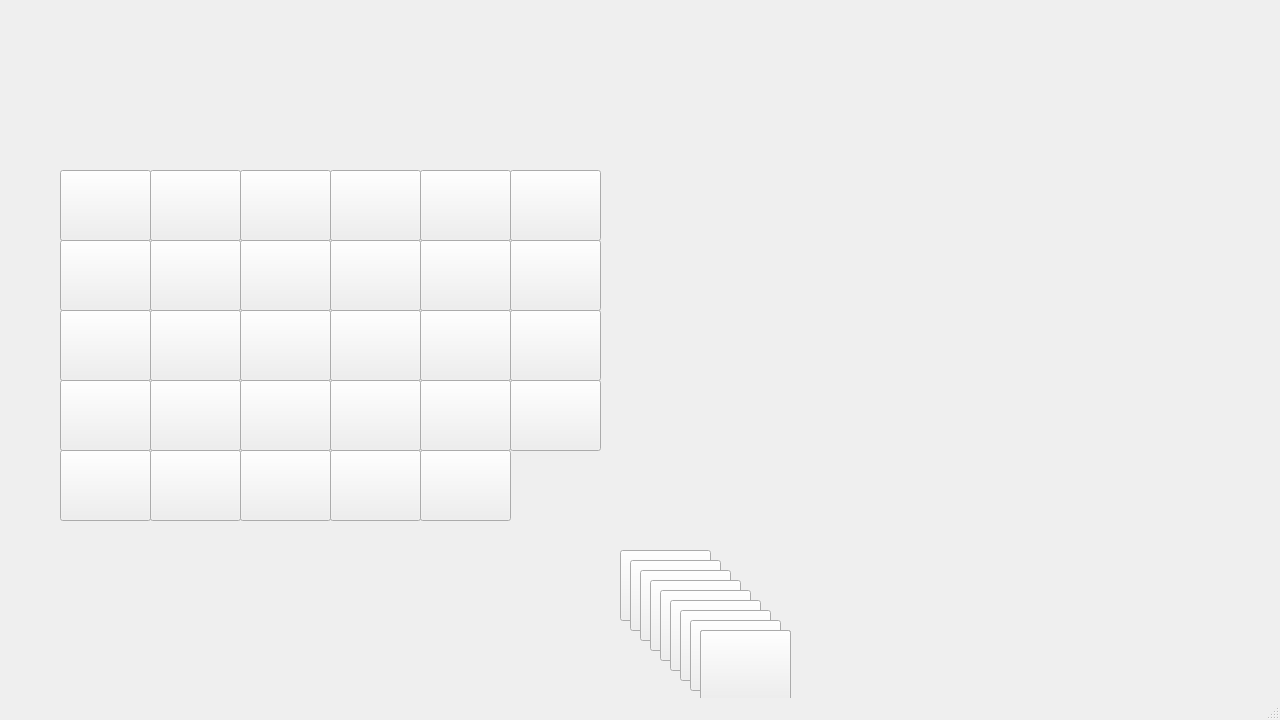
<?xml version="1.0" encoding="UTF-8"?>
<ui version="4.0">
 <class>MainWindow</class>
 <widget class="QMainWindow" name="MainWindow">
  <property name="geometry">
   <rect>
    <x>0</x>
    <y>0</y>
    <width>1280</width>
    <height>720</height>
   </rect>
  </property>
  <property name="sizePolicy">
   <sizepolicy hsizetype="Fixed" vsizetype="Fixed">
    <horstretch>0</horstretch>
    <verstretch>0</verstretch>
   </sizepolicy>
  </property>
  <property name="minimumSize">
   <size>
    <width>1280</width>
    <height>720</height>
   </size>
  </property>
  <property name="maximumSize">
   <size>
    <width>1280</width>
    <height>720</height>
   </size>
  </property>
  <property name="windowTitle">
   <string>生成器</string>
  </property>
  <widget class="QWidget" name="centralwidget">
   <widget class="QPushButton" name="pushButton_01">
    <property name="geometry">
     <rect>
      <x>60</x>
      <y>170</y>
      <width>91</width>
      <height>71</height>
     </rect>
    </property>
    <property name="text">
     <string/>
    </property>
   </widget>
   <widget class="QPushButton" name="pushButton_02">
    <property name="geometry">
     <rect>
      <x>150</x>
      <y>170</y>
      <width>91</width>
      <height>71</height>
     </rect>
    </property>
    <property name="text">
     <string/>
    </property>
   </widget>
   <widget class="QPushButton" name="pushButton_03">
    <property name="geometry">
     <rect>
      <x>240</x>
      <y>170</y>
      <width>91</width>
      <height>71</height>
     </rect>
    </property>
    <property name="text">
     <string/>
    </property>
   </widget>
   <widget class="QPushButton" name="pushButton_04">
    <property name="geometry">
     <rect>
      <x>330</x>
      <y>170</y>
      <width>91</width>
      <height>71</height>
     </rect>
    </property>
    <property name="text">
     <string/>
    </property>
   </widget>
   <widget class="QPushButton" name="pushButton_05">
    <property name="geometry">
     <rect>
      <x>420</x>
      <y>170</y>
      <width>91</width>
      <height>71</height>
     </rect>
    </property>
    <property name="text">
     <string/>
    </property>
   </widget>
   <widget class="QPushButton" name="pushButton_06">
    <property name="geometry">
     <rect>
      <x>510</x>
      <y>170</y>
      <width>91</width>
      <height>71</height>
     </rect>
    </property>
    <property name="text">
     <string/>
    </property>
   </widget>
   <widget class="QPushButton" name="pushButton_07">
    <property name="geometry">
     <rect>
      <x>60</x>
      <y>240</y>
      <width>91</width>
      <height>71</height>
     </rect>
    </property>
    <property name="text">
     <string/>
    </property>
   </widget>
   <widget class="QPushButton" name="pushButton_08">
    <property name="geometry">
     <rect>
      <x>150</x>
      <y>240</y>
      <width>91</width>
      <height>71</height>
     </rect>
    </property>
    <property name="text">
     <string/>
    </property>
   </widget>
   <widget class="QPushButton" name="pushButton_09">
    <property name="geometry">
     <rect>
      <x>240</x>
      <y>240</y>
      <width>91</width>
      <height>71</height>
     </rect>
    </property>
    <property name="text">
     <string/>
    </property>
   </widget>
   <widget class="QPushButton" name="pushButton_10">
    <property name="geometry">
     <rect>
      <x>330</x>
      <y>240</y>
      <width>91</width>
      <height>71</height>
     </rect>
    </property>
    <property name="text">
     <string/>
    </property>
   </widget>
   <widget class="QPushButton" name="pushButton_11">
    <property name="geometry">
     <rect>
      <x>420</x>
      <y>240</y>
      <width>91</width>
      <height>71</height>
     </rect>
    </property>
    <property name="text">
     <string/>
    </property>
   </widget>
   <widget class="QPushButton" name="pushButton_12">
    <property name="geometry">
     <rect>
      <x>510</x>
      <y>240</y>
      <width>91</width>
      <height>71</height>
     </rect>
    </property>
    <property name="text">
     <string/>
    </property>
   </widget>
   <widget class="QPushButton" name="pushButton_13">
    <property name="geometry">
     <rect>
      <x>60</x>
      <y>310</y>
      <width>91</width>
      <height>71</height>
     </rect>
    </property>
    <property name="text">
     <string/>
    </property>
   </widget>
   <widget class="QPushButton" name="pushButton_14">
    <property name="geometry">
     <rect>
      <x>150</x>
      <y>310</y>
      <width>91</width>
      <height>71</height>
     </rect>
    </property>
    <property name="text">
     <string/>
    </property>
   </widget>
   <widget class="QPushButton" name="pushButton_15">
    <property name="geometry">
     <rect>
      <x>240</x>
      <y>310</y>
      <width>91</width>
      <height>71</height>
     </rect>
    </property>
    <property name="text">
     <string/>
    </property>
   </widget>
   <widget class="QPushButton" name="pushButton_16">
    <property name="geometry">
     <rect>
      <x>330</x>
      <y>310</y>
      <width>91</width>
      <height>71</height>
     </rect>
    </property>
    <property name="text">
     <string/>
    </property>
   </widget>
   <widget class="QPushButton" name="pushButton_17">
    <property name="geometry">
     <rect>
      <x>420</x>
      <y>310</y>
      <width>91</width>
      <height>71</height>
     </rect>
    </property>
    <property name="text">
     <string/>
    </property>
   </widget>
   <widget class="QPushButton" name="pushButton_18">
    <property name="geometry">
     <rect>
      <x>510</x>
      <y>310</y>
      <width>91</width>
      <height>71</height>
     </rect>
    </property>
    <property name="text">
     <string/>
    </property>
   </widget>
   <widget class="QPushButton" name="pushButton_19">
    <property name="geometry">
     <rect>
      <x>60</x>
      <y>380</y>
      <width>91</width>
      <height>71</height>
     </rect>
    </property>
    <property name="text">
     <string/>
    </property>
   </widget>
   <widget class="QPushButton" name="pushButton_20">
    <property name="geometry">
     <rect>
      <x>150</x>
      <y>380</y>
      <width>91</width>
      <height>71</height>
     </rect>
    </property>
    <property name="text">
     <string/>
    </property>
   </widget>
   <widget class="QPushButton" name="pushButton_21">
    <property name="geometry">
     <rect>
      <x>240</x>
      <y>380</y>
      <width>91</width>
      <height>71</height>
     </rect>
    </property>
    <property name="text">
     <string/>
    </property>
   </widget>
   <widget class="QPushButton" name="pushButton_22">
    <property name="geometry">
     <rect>
      <x>330</x>
      <y>380</y>
      <width>91</width>
      <height>71</height>
     </rect>
    </property>
    <property name="text">
     <string/>
    </property>
   </widget>
   <widget class="QPushButton" name="pushButton_23">
    <property name="geometry">
     <rect>
      <x>420</x>
      <y>380</y>
      <width>91</width>
      <height>71</height>
     </rect>
    </property>
    <property name="text">
     <string/>
    </property>
   </widget>
   <widget class="QPushButton" name="pushButton_24">
    <property name="geometry">
     <rect>
      <x>510</x>
      <y>380</y>
      <width>91</width>
      <height>71</height>
     </rect>
    </property>
    <property name="text">
     <string/>
    </property>
   </widget>
   <widget class="QPushButton" name="pushButton_25">
    <property name="geometry">
     <rect>
      <x>60</x>
      <y>450</y>
      <width>91</width>
      <height>71</height>
     </rect>
    </property>
    <property name="text">
     <string/>
    </property>
   </widget>
   <widget class="QPushButton" name="pushButton_26">
    <property name="geometry">
     <rect>
      <x>150</x>
      <y>450</y>
      <width>91</width>
      <height>71</height>
     </rect>
    </property>
    <property name="text">
     <string/>
    </property>
   </widget>
   <widget class="QPushButton" name="pushButton_27">
    <property name="geometry">
     <rect>
      <x>240</x>
      <y>450</y>
      <width>91</width>
      <height>71</height>
     </rect>
    </property>
    <property name="text">
     <string/>
    </property>
   </widget>
   <widget class="QPushButton" name="pushButton_28">
    <property name="geometry">
     <rect>
      <x>330</x>
      <y>450</y>
      <width>91</width>
      <height>71</height>
     </rect>
    </property>
    <property name="text">
     <string/>
    </property>
   </widget>
   <widget class="QPushButton" name="pushButton_29">
    <property name="geometry">
     <rect>
      <x>420</x>
      <y>450</y>
      <width>91</width>
      <height>71</height>
     </rect>
    </property>
    <property name="text">
     <string/>
    </property>
   </widget>
   <widget class="QPushButton" name="pushButton_30">
    <property name="geometry">
     <rect>
      <x>620</x>
      <y>550</y>
      <width>91</width>
      <height>71</height>
     </rect>
    </property>
    <property name="text">
     <string/>
    </property>
   </widget>
   <widget class="QPushButton" name="pushButton_31">
    <property name="geometry">
     <rect>
      <x>630</x>
      <y>560</y>
      <width>91</width>
      <height>71</height>
     </rect>
    </property>
    <property name="text">
     <string/>
    </property>
   </widget>
   <widget class="QPushButton" name="pushButton_32">
    <property name="geometry">
     <rect>
      <x>640</x>
      <y>570</y>
      <width>91</width>
      <height>71</height>
     </rect>
    </property>
    <property name="text">
     <string/>
    </property>
   </widget>
   <widget class="QPushButton" name="pushButton_33">
    <property name="geometry">
     <rect>
      <x>650</x>
      <y>580</y>
      <width>91</width>
      <height>71</height>
     </rect>
    </property>
    <property name="text">
     <string/>
    </property>
   </widget>
   <widget class="QPushButton" name="pushButton_34">
    <property name="geometry">
     <rect>
      <x>660</x>
      <y>590</y>
      <width>91</width>
      <height>71</height>
     </rect>
    </property>
    <property name="text">
     <string/>
    </property>
   </widget>
   <widget class="QPushButton" name="pushButton_35">
    <property name="geometry">
     <rect>
      <x>670</x>
      <y>600</y>
      <width>91</width>
      <height>71</height>
     </rect>
    </property>
    <property name="text">
     <string/>
    </property>
   </widget>
   <widget class="QPushButton" name="pushButton_36">
    <property name="geometry">
     <rect>
      <x>680</x>
      <y>610</y>
      <width>91</width>
      <height>71</height>
     </rect>
    </property>
    <property name="text">
     <string/>
    </property>
   </widget>
   <widget class="QPushButton" name="pushButton_37">
    <property name="geometry">
     <rect>
      <x>690</x>
      <y>620</y>
      <width>91</width>
      <height>71</height>
     </rect>
    </property>
    <property name="text">
     <string/>
    </property>
   </widget>
   <widget class="QPushButton" name="pushButton_38">
    <property name="geometry">
     <rect>
      <x>700</x>
      <y>630</y>
      <width>91</width>
      <height>71</height>
     </rect>
    </property>
    <property name="text">
     <string/>
    </property>
   </widget>
   <widget class="QPushButton" name="pushButton_39">
    <property name="geometry">
     <rect>
      <x>700</x>
      <y>630</y>
      <width>91</width>
      <height>71</height>
     </rect>
    </property>
    <property name="text">
     <string/>
    </property>
   </widget>
   <widget class="QPushButton" name="pushButton_40">
    <property name="geometry">
     <rect>
      <x>700</x>
      <y>630</y>
      <width>91</width>
      <height>71</height>
     </rect>
    </property>
    <property name="text">
     <string/>
    </property>
   </widget>
   <widget class="QPushButton" name="pushButton_41">
    <property name="geometry">
     <rect>
      <x>700</x>
      <y>630</y>
      <width>91</width>
      <height>71</height>
     </rect>
    </property>
    <property name="text">
     <string/>
    </property>
   </widget>
   <widget class="QPushButton" name="pushButton_42">
    <property name="geometry">
     <rect>
      <x>700</x>
      <y>630</y>
      <width>91</width>
      <height>71</height>
     </rect>
    </property>
    <property name="text">
     <string/>
    </property>
   </widget>
   <widget class="QPushButton" name="pushButton_00">
    <property name="geometry">
     <rect>
      <x>700</x>
      <y>630</y>
      <width>91</width>
      <height>71</height>
     </rect>
    </property>
    <property name="text">
     <string/>
    </property>
   </widget>
  </widget>
  <widget class="QStatusBar" name="statusbar"/>
 </widget>
 <resources/>
 <connections/>
</ui>
